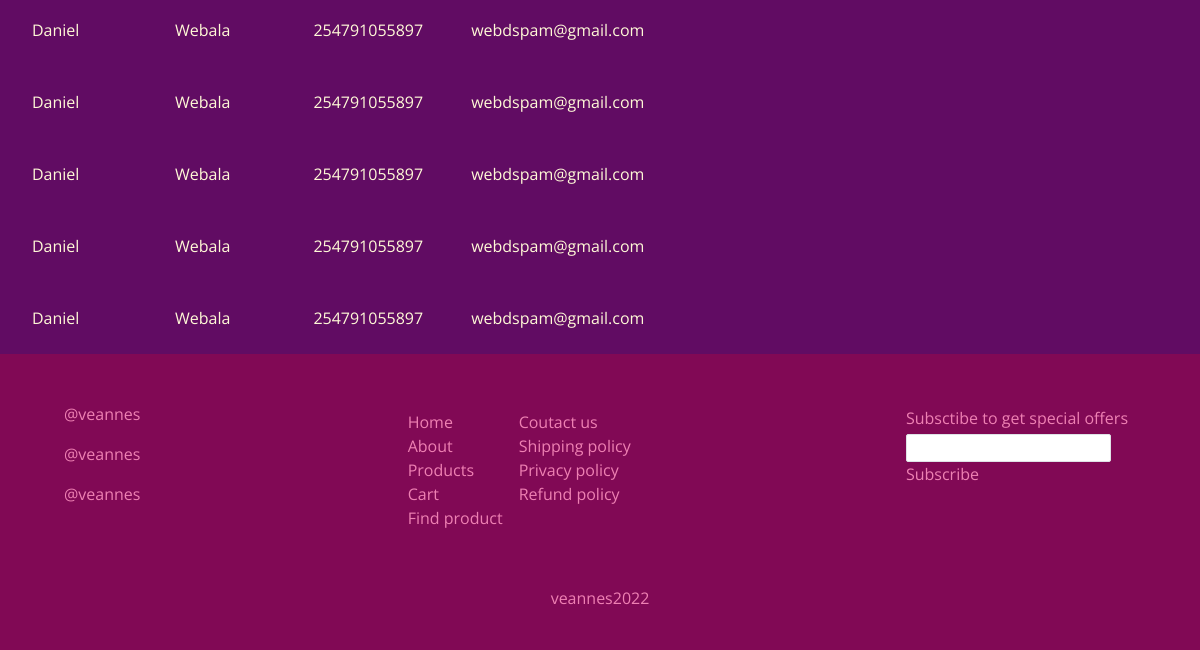
The app's page /dashboard/customers (signed in, lower part), older data.
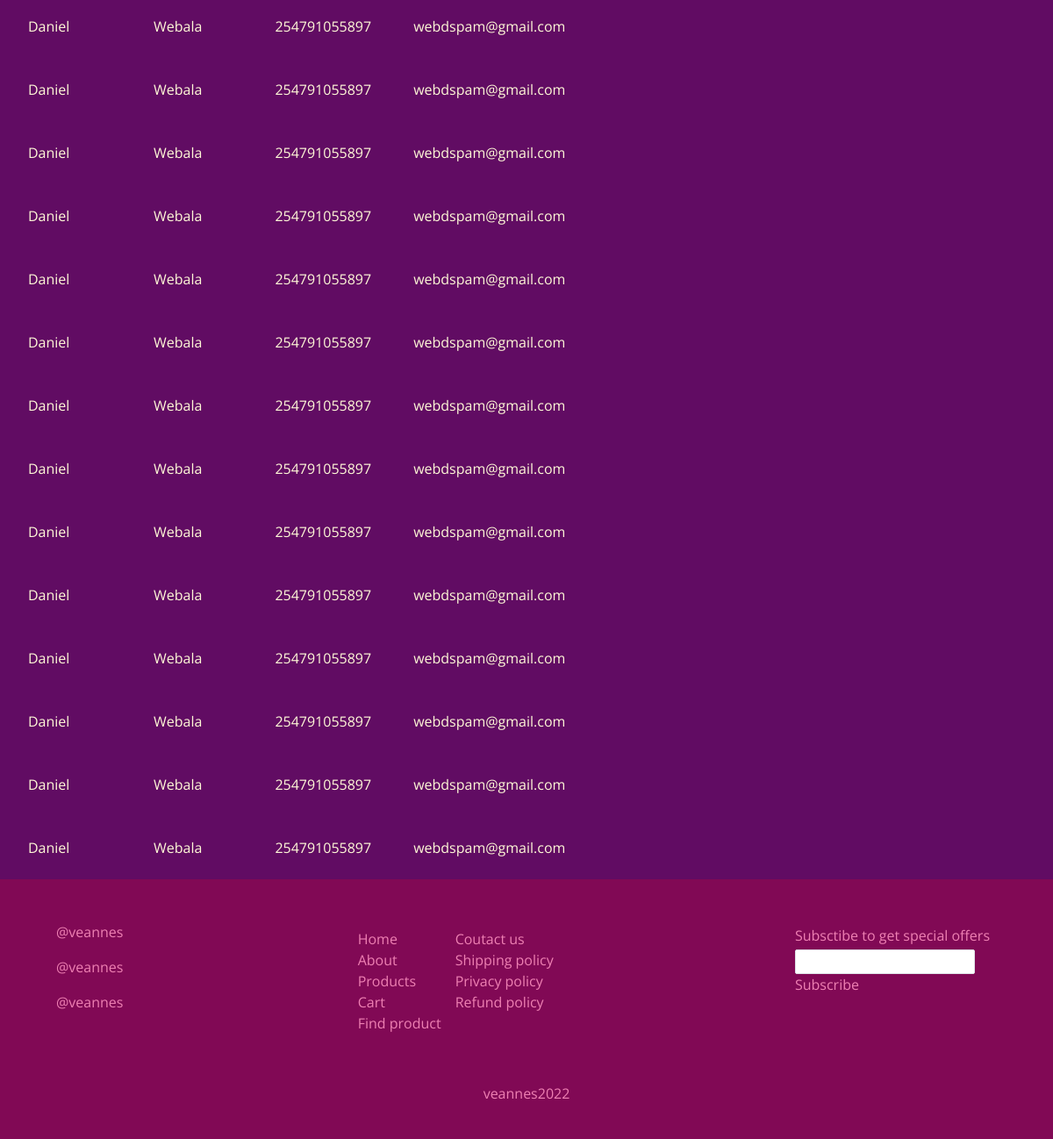
The same page, newer data.
### shop/models.py (models this page shows, shortened)
class Customer(models.Model):
    first_name = models.CharField(max_length=20)
    last_name = models.CharField(max_length=20)
    email = models.EmailField()
    phone = models.CharField(max_length=12)

### dashboard/views.py (the view)
# urls.py: path('customers', CustomersView.as_view(), name='customers'),
class CustomersView(LoginRequiredMixin, ListView):
    model = Customer
    template_name = 'dash/customers.html'
    fields = ['first_name', 'last_name', 'phone', 'email']
    context_object_name: str = 'customers'

### dashboard/templates/dash/customers.html (shortened to what this page needs)
{% extends 'base.html' %}
{% block content %}
<div class="customers flex flex-col px-2">
    <div class="flex flex-col items-start mt-20">
        <div class="mt-20">
            <table class="table-auto">
                <tbody>
                    {% for customer in customers %}
                    <tr>
                        <td class="py-4 px-6 ">
                            {{customer.first_name}}
                        </td>
                        <td class="py-4 px-6 ">
                            {{customer.last_name}}
                        </td>
                        <td class="py-4 px-6 ">
                            {{customer.phone}}
                        </td>
                        <td class="py-4 px-6 ">
                            {{customer.email}}
                        </td>
                        <td class="py-4 px-6 ">
                        </td>
                    </tr>
                    {% endfor %}
                </tbody>
            </table>
        </div>
    </div>
</div>
{% endblock %}

Row changes from the older to the newer data that the page shows:
added Customer: first_name "Daniel", last_name "Webala", phone "254791055897", email "webdspam@gmail.com"
added Customer: first_name "Daniel", last_name "Webala", phone "254791055897", email "webdspam@gmail.com"
added Customer: first_name "Daniel", last_name "Webala", phone "254791055897", email "webdspam@gmail.com"
added Customer: first_name "Daniel", last_name "Webala", phone "254791055897", email "webdspam@gmail.com"
added Customer: first_name "Daniel", last_name "Webala", phone "254791055897", email "webdspam@gmail.com"
added Customer: first_name "Daniel", last_name "Webala", phone "254791055897", email "webdspam@gmail.com"
added Customer: first_name "Daniel", last_name "Webala", phone "254791055897", email "webdspam@gmail.com"
added Customer: first_name "Daniel", last_name "Webala", phone "254791055897", email "webdspam@gmail.com"
added Customer: first_name "Daniel", last_name "Webala", phone "254791055897", email "webdspam@gmail.com"
